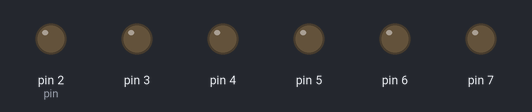
This sketch was run on a simulated Arduino Uno, built with avr-gcc and run on an emulated ATmega328P. On the bench: output pins drawn as LEDs (lit = HIGH).

Above: at 0.15 s.
At 1.05 s:
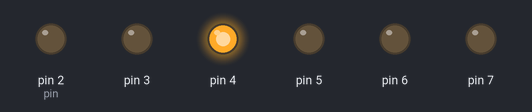
At 1.65 s:
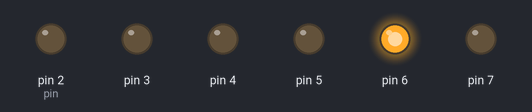
At 3.45 s:
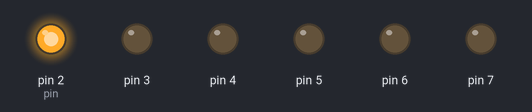
At 4.95 s:
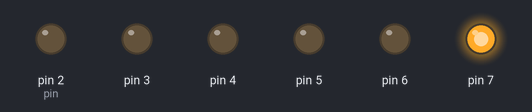
At 6.75 s:
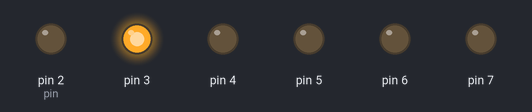
Timing chart, 0 to 7.0 s (numbered marks = the images above):
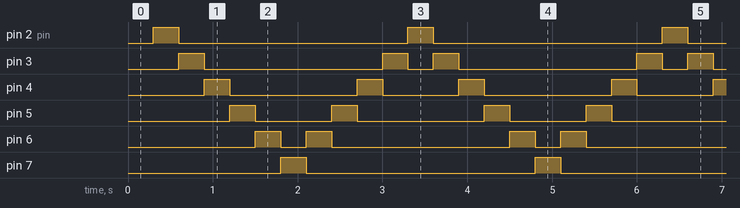

Measured:
- by itself, pin 2 (pin), pin 7: alternates HIGH for 0.30 s and LOW for 2.7 s
- by itself, pin 3: repeats every 3.0 s: LOW 2.1 s, HIGH 0.30 s, LOW 0.30 s, HIGH 0.30 s
- by itself, pin 4: repeats every 3.0 s: LOW 1.5 s, HIGH 0.30 s, LOW 0.90 s, HIGH 0.30 s
- by itself, pin 5: repeats every 3.0 s: LOW 0.90 s, HIGH 0.30 s, LOW 1.5 s, HIGH 0.30 s
- by itself, pin 6: repeats every 3.0 s: LOW 0.30 s, HIGH 0.30 s, LOW 2.1 s, HIGH 0.30 s

The sketch:

quizMicro2.ino
```cpp
unsigned long instance[]={0,0};
int pin=2,prevPin=2;
boolean forward=true;
void setup() {
for(int i=2;i<=7;i++)
pinMode(i,OUTPUT);
}

void loop() {
scrollLed(300);
}

void scrollLed(int interval){
  if(checkTime(interval)){
    digitalWrite(prevPin,LOW);
    digitalWrite(pin,HIGH);
    prevPin=pin;
    if(forward)pin++;
    else pin--;
    if(pin==2||pin==7) forward=!forward;
  }
}

boolean checkTime(int duration){
  instance[1]=millis();
  if(instance[1]-instance[0]>=duration){
    instance[0]=instance[1];
    return true;
  }
  return false;
}
```
